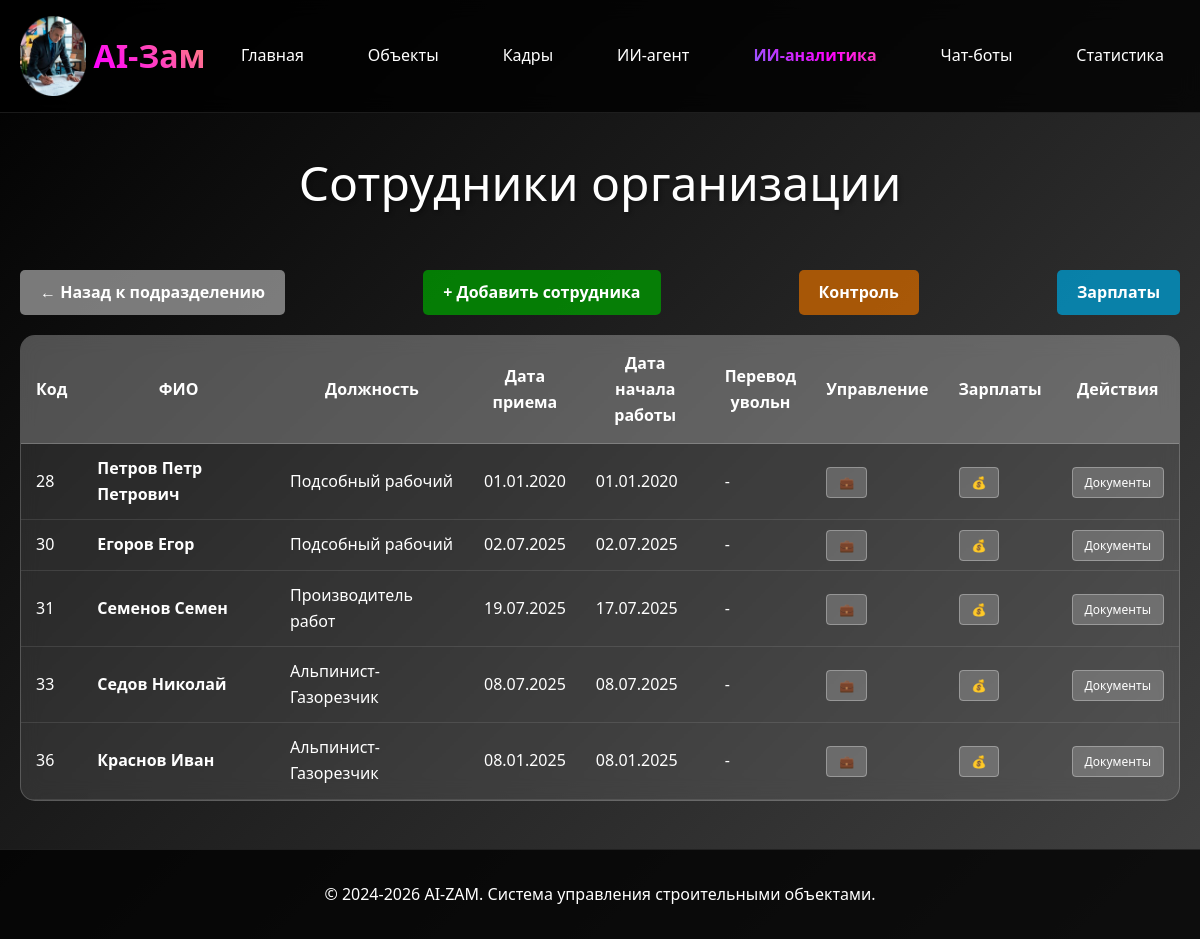
Before: /sotrudniki/ with the older database file.
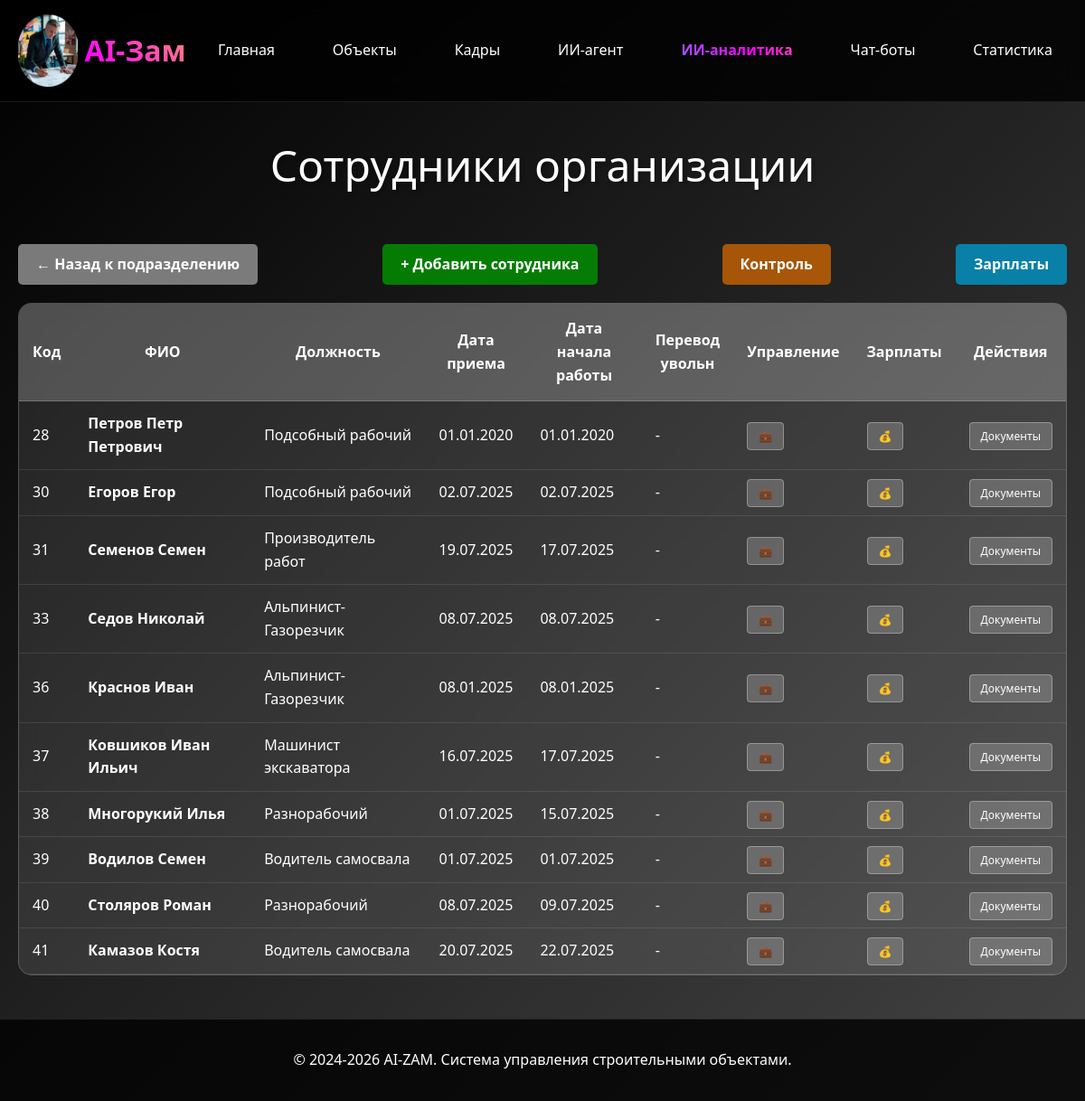
After: the same page with the newer database file.
### sotrudniki/models.py (models this page shows, shortened)
class Sotrudnik(models.Model):
    POL_CHOICES = [
        ('мужской', 'Мужской'),
        ('женский', 'Женский'),
    ]
    organizaciya = models.ForeignKey(
        Organizaciya,
        on_delete=models.CASCADE,
        verbose_name="Организация",
        related_name="sotrudniki",
        null=True,
        blank=True
    )
    fio = models.CharField(max_length=300, verbose_name="ФИО")
    data_rozhdeniya = models.DateField(verbose_name="Дата рождения")
    pol = models.CharField(
        max_length=10,
        choices=POL_CHOICES,
        verbose_name="Пол",
        null=True,
        blank=True
    )
    razmer_odezhdy = models.CharField(
        max_length=10,
        default="50-52",
        verbose_name="Размер одежды"
    )
    razmer_obuvi = models.CharField(
        max_length=5,
        default="43",
        verbose_name="Размер обуви"
    )
    razmer_golovnogo_ubora = models.CharField(
        max_length=5,
        default="55",
        verbose_name="Размер головного убора"
    )
    specialnost = models.ForeignKey(
        Specialnost,
        on_delete=models.SET_NULL,
        null=True,
        blank=True,
        verbose_name="Специальность"
    )
    podrazdelenie = models.ForeignKey(
        Podrazdelenie,
        on_delete=models.SET_NULL,
        null=True,
        blank=True,
        verbose_name="Подразделение"
    )
    data_priema = models.DateField(verbose_name="Дата приема")
    data_nachala_raboty = models.DateField(verbose_name="Дата начала работы")
    bazovoe_obuchenie = models.BooleanField(default=True, verbose_name="Базовое обучение")
    obuchenie_na_predpriyatii = models.BooleanField(default=True, verbose_name="Обучение на предприятии")
    med_osvidetelstvovanie = models.BooleanField(default=True, verbose_name="Мед.освидетельствование")
    dopusk_k_rabote = models.BooleanField(default=True, verbose_name="Допуск к работе")
    stazhirovka = models.BooleanField(default=True, verbose_name="Стажировка")
    siz = models.BooleanField(default=True, verbose_name="СИЗ")
    class Meta:
        verbose_name = "Сотрудник"
        verbose_name_plural = "Сотрудники"

class Specialnost(models.Model):
    nazvanie = models.CharField(max_length=200, verbose_name="Название специальности")
    kategoriya = models.CharField(max_length=200, verbose_name="Категория", null=True, blank=True)
    class Meta:
        verbose_name = "Специальность"
        verbose_name_plural = "Специальности"
    def __str__(self):
        return self.nazvanie

### sotrudniki/views.py (the view)
# urls.py: path('', views.sotrudniki_list, name='list'),
def sotrudniki_list(request):
    sotrudniki = Sotrudnik.objects.select_related('organizaciya', 'specialnost', 'podrazdelenie').filter(organizaciya__is_active=True)
    podrazdelenie_id = request.GET.get('podrazdelenie')
    if podrazdelenie_id:
        sotrudniki = sotrudniki.filter(podrazdelenie_id=podrazdelenie_id)
    return render(request, 'sotrudniki/list.html', {'sotrudniki': sotrudniki})

### sotrudniki/templates/sotrudniki/list.html (shortened to what this page needs)
{% extends 'base/base.html' %}
{% block content %}
<div class="page-title">Сотрудники организации</div>
<div style="margin-bottom: 20px; display: flex; justify-content: space-between; align-items: center;">
    <a href="/kadry/"
       style="background: rgba(150, 150, 150, 0.8); color: white; padding: 10px 20px; text-decoration: none; border-radius: 5px; font-weight: bold;">
        ← Назад к подразделению
    </a>
    <a href="{% url 'sotrudniki:add' %}{% if request.GET.podrazdelenie %}?podrazdelenie={{ request.GET.podrazdelenie }}{% endif %}"
       style="background: rgba(0, 150, 0, 0.8); color: white; padding: 10px 20px; text-decoration: none; border-radius: 5px; font-weight: bold;">
        + Добавить сотрудника
    </a>
    <a href="{% url 'sotrudniki:control' %}"
       style="background: rgba(200, 100, 0, 0.8); color: white; padding: 10px 20px; text-decoration: none; border-radius: 5px; font-weight: bold;">
        Контроль
    </a>
    <a href="{% url 'sotrudniki:salaries_list' %}"
       style="background: rgba(0, 150, 200, 0.8); color: white; padding: 10px 20px; text-decoration: none; border-radius: 5px; font-weight: bold;">
        Зарплаты
    </a>
</div>
<div class="employees-table">
    <table>
        <thead>
            <tr>
                <th>Код</th>
                <th>ФИО</th>
                <th>Должность</th>
                <th>Дата<br>приема</th>
                <th>Дата начала<br>работы</th>
                <th>Перевод<br>увольн</th>
                <th>Управление</th>
                <th>Зарплаты</th>
                <th>Действия</th>
            </tr>
        </thead>
        <tbody>
            {% for sotrudnik in sotrudniki %}
            <tr>
                <td>{{ sotrudnik.id }}</td>
                <td><a href="{% url 'sotrudniki:detail' sotrudnik.pk %}" style="text-decoration: none; color: white; font-weight: bold;">{{ sotrudnik.fio }}</a></td>
                <td>{{ sotrudnik.specialnost|default:"-" }}</td>
                <td>{{ sotrudnik.data_priema|date:"d.m.Y" }}</td>
                <td>{{ sotrudnik.data_nachala_raboty|date:"d.m.Y" }}</td>
                <td>-</td>
                <td>
                    <a href="{% url 'sotrudniki:documents' sotrudnik.pk %}" class="btn-detail">💼</a>
                </td>
                <td>
                    <a href="{% url 'sotrudniki:sotrudnik_salary' sotrudnik.pk %}" class="btn-detail">💰</a>
                </td>
                <td>
                    <a href="{% url 'sotrudniki:detail' sotrudnik.pk %}" class="btn-detail">Документы</a>
                </td>
            </tr>
            {% empty %}
            <tr>
                <td colspan="9" style="text-align: center; color: rgba(255, 255, 255, 0.7);">Нет сотрудников</td>
            </tr>
            {% endfor %}
        </tbody>
    </table>
</div>
{% endblock %}

### templates/base/base.html (shortened to what this page needs)
{% load static %}
<!DOCTYPE html>
<html lang="ru">
<head>
</head>
<body>
    <header>
        <div class="container">
            <div class="header-content">
                <a href="/" class="logo">
                    <img src="{% static 'images/logo-ai.png' %}" alt="AI-Зам">
                    AI-Зам
                </a>
                <nav class="nav-links">
                    <a href="/">Главная</a>
                    <a href="/objects/">Объекты</a>
                    <a href="/kadry/">Кадры</a>
                    <a href="/ai-agent/">ИИ-агент</a>
                    <a href="/analytics/">ИИ-аналитика</a>
                    <a href="/telegram/">Чат-боты</a>
                    <a href="/telegram/stats/">Статистика</a>
                </nav>
            </div>
        </div>
    </header>
    <main class="container">
        {% block content %}{% endblock %}
    </main>
    <footer>
        <div class="container">
            <p>&copy; 2024-2026 AI-ZAM. Система управления строительными объектами.</p>
        </div>
    </footer>
</body>
</html>

Changed rows visible on the page:
now on this page (row edited): Sotrudnik: id "37", fio "Ковшиков Иван Ильич", specialnost "Машинист экскаватора", data_priema "16.07.2025", data_nachala_raboty "17.07.2025"
added Sotrudnik: id "38", fio "Многорукий Илья", specialnost "Разнорабочий", data_priema "01.07.2025", data_nachala_raboty "15.07.2025"
added Sotrudnik: id "39", fio "Водилов Семен", specialnost "Водитель самосвала", data_priema "01.07.2025", data_nachala_raboty "01.07.2025"
added Sotrudnik: id "40", fio "Столяров Роман", specialnost "Разнорабочий", data_priema "08.07.2025", data_nachala_raboty "09.07.2025"
added Sotrudnik: id "41", fio "Камазов Костя", specialnost "Водитель самосвала", data_priema "20.07.2025", data_nachala_raboty "22.07.2025"
